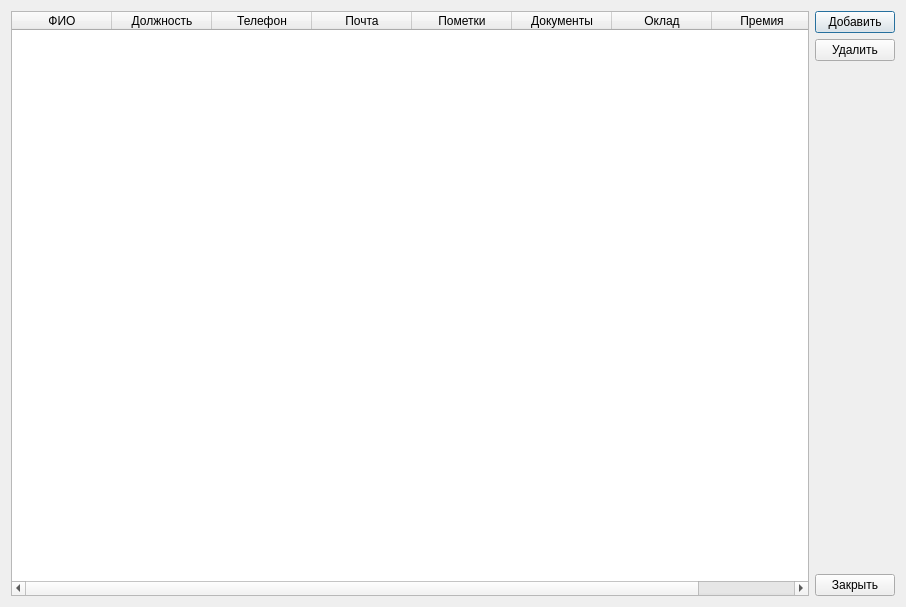
<?xml version="1.0" encoding="UTF-8"?>
<ui version="4.0">
 <class>d_worker</class>
 <widget class="QDialog" name="d_worker">
  <property name="geometry">
   <rect>
    <x>0</x>
    <y>0</y>
    <width>906</width>
    <height>607</height>
   </rect>
  </property>
  <property name="windowTitle">
   <string>Список сотрудников</string>
  </property>
  <layout class="QHBoxLayout" name="horizontalLayout">
   <item>
    <widget class="QTableWidget" name="table">
     <column>
      <property name="text">
       <string>ФИО</string>
      </property>
     </column>
     <column>
      <property name="text">
       <string>Должность</string>
      </property>
     </column>
     <column>
      <property name="text">
       <string>Телефон</string>
      </property>
     </column>
     <column>
      <property name="text">
       <string>Почта</string>
      </property>
     </column>
     <column>
      <property name="text">
       <string>Пометки</string>
      </property>
     </column>
     <column>
      <property name="text">
       <string>Документы</string>
      </property>
     </column>
     <column>
      <property name="text">
       <string>Оклад</string>
      </property>
     </column>
     <column>
      <property name="text">
       <string>Премия</string>
      </property>
     </column>
    </widget>
   </item>
   <item>
    <layout class="QVBoxLayout" name="layout_menu">
     <item>
      <widget class="QPushButton" name="pushbutton_plus_menu">
       <property name="text">
        <string>Добавить</string>
       </property>
      </widget>
     </item>
     <item>
      <widget class="QPushButton" name="pushbutton_delete_menu">
       <property name="text">
        <string>Удалить</string>
       </property>
      </widget>
     </item>
     <item>
      <spacer name="vspacer">
       <property name="orientation">
        <enum>Qt::Vertical</enum>
       </property>
       <property name="sizeHint" stdset="0">
        <size>
         <width>20</width>
         <height>40</height>
        </size>
       </property>
      </spacer>
     </item>
     <item>
      <widget class="QPushButton" name="pushbutton_end_menu">
       <property name="text">
        <string>Закрыть</string>
       </property>
      </widget>
     </item>
    </layout>
   </item>
  </layout>
 </widget>
 <resources/>
 <connections/>
</ui>
